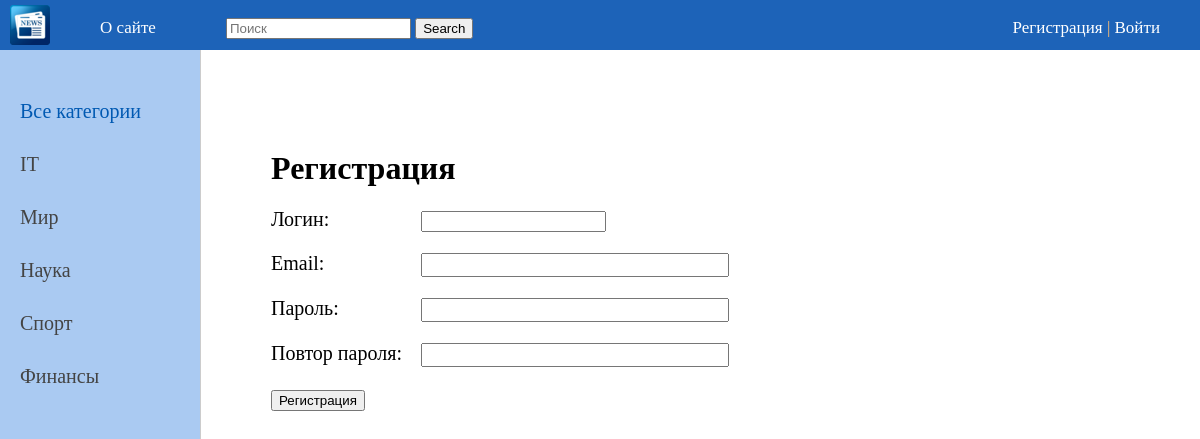
Screenshot of /register/ with the database file from the repository.
### newsapp/models.py (models this page shows, shortened)
class Category(models.Model):
    name = models.CharField(max_length=100, db_index=True, verbose_name="Категория")
    slug = models.SlugField(max_length=255, unique=True, db_index=True, verbose_name="URL")
    def get_absolute_url(self):
        return reverse('category', kwargs={'cat_slug': self.slug})
    class Meta:
        verbose_name = 'Категория'
        verbose_name_plural = 'Категории'
        ordering = ['id']

### newsapp/views.py (the view, shortened to what this page needs)
# urls.py: path('register/', RegisterUser.as_view(), name='register'),
class RegisterUser(DataMixin, CreateView):
    form_class = RegisterUserForm
    template_name = 'newsapp/register.html'
    success_url = reverse_lazy('login')
    def get_context_data(self, object_list=None , **kwargs):
        context = super().get_context_data(**kwargs)
        c_def = self.get_user_context(title= 'Регистрация')
        return dict(list(context.items()) + list(c_def.items()))

### newsapp/forms.py
class RegisterUserForm(UserCreationForm):
    username = forms.CharField(label='Логин', widget=forms.TextInput(attrs={'class' : 'forms-input'}))
    email = forms.EmailField(label='Email', widget=forms.EmailInput(attrs={'class' : 'form-input'}))
    password1 = forms.CharField(label='Пароль', widget=forms.PasswordInput(attrs={'class': 'form-input'}))
    password2 = forms.CharField(label='Повтор пароля', widget=forms.PasswordInput(attrs={'class': 'form-input'}))
    class Meta:
        model = User
        fields = ('username', 'email', 'password1', 'password2')

### newsapp/utils.py (called while the page is built)
    def get_user_context(self, **kwargs):
        context = kwargs
        cats = cache.get('cats')
        if not cats:
            cats = Category.objects.annotate(Count('post'))
            cache.set('cats',cats, 60)
        user_menu = menu.copy()
        if not self.request.user.is_authenticated:
            user_menu.pop(1)
        context['menu'] = user_menu
        context['cats'] = cats
        if 'cat_selected' not in context:
            context['cat_selected'] = 0
        return context

### newsapp/templates/newsapp/register.html (shortened to what this page needs)
{% extends 'newsapp/base.html' %}
{% block content %}
<h1>{{title}}</h1>
<form method="post">
{% for f in form %}
<p><label class="form-label" for="{{ f.id_for_label }}">{{f.label}}: </label>{{ f }}</p>
{% endfor %}
    <button type="submit">Регистрация</button>
</form>
{% endblock %}

### newsapp/templates/newsapp/base.html (shortened to what this page needs)
{% load static %}
{% load news_tags %}
<!DOCTYPE html>
<html>
<head>
	<link type="text/css" href="{% static 'newsapp/css/styles.css' %}" rel="stylesheet" />
</head>
<body>
<table class="table-page" border=0 cellpadding="0" cellspacing="0">
<tr><td valign=top>
{% block mainmenu %}
		<div class="header">
			<ul id="mainmenu" class="mainmenu">
			<li class="logo"><a href="{% url 'home' %}"><div class="logo"></div></a></li>
{% for m in menu %}
			<li><a href="{% url m.url_name %}">{{m.title}}</a></li>
{% endfor %}
								<li>		<form action="{% url 'home' %}" method="get">
    <input type="text" name="q" placeholder="Поиск">
    <button type="submit">Search</button>
</form></li>
				{% if request.user.is_authenticated %}
				<li class="last"> {{user.username}} | <a href="{% url 'logout' %}">Выйти</a></li>
				{% else %}
				<li class="last"><a href="{% url 'register' %}">Регистрация</a> | <a href="{% url 'login' %}">Войти</a></li>
				{% endif %}
			</ul>
		</div>
{% endblock mainmenu %}
<table class="table-content" border=0 cellpadding="0" cellspacing="0">
<tr>
	{% load cache %}
	<td valign="top" class="left-chapters">
	<ul id="leftchapters">
		{% cache 60 sidebar %}
{% if cat_selected == 0 %}
		<li class="selected">Все категории</li>
{% else %}
		<li><a href="{% url 'home' %}">Все категории</a></li>
{% endif %}
{% for c in cats %}
{% if c.post__count > 0 %}
	{% if c.pk == cat_selected %}
		<li class="selected">{{c.name}}</li>
	{% else %}
		<li><a href="{{ c.get_absolute_url }}">{{c.name}}</a></li>
	{% endif %}
{% endif %}
{% endfor %}
{% endcache %}
	</ul>
</td>
<td valign="top" class="content">
	<div class="content-text">
{% block content %}
{% endblock %}
	</div>
</td></tr></table>
</td></tr>
</table>
</body>
</html>

### newsapp/static/newsapp/css/styles.css (style rules this page uses)
html, body { font-family: 'cursive'; margin: 0; padding: 0; height: 100%; width: 100%; color: #444; }
a { color: #0059b2; text-decoration: none; }
.table-page { width: 100%; height: 100%; vertical-align: top; }
.table-page tr { height: 100%; }
.header { background: #1d63b8; height: 50px; }
.logo { background: url('../images/logo.png') no-repeat 10px 5px; width: 70px; height: 60px; }
ul.mainmenu { list-style: none; margin: 0; padding: 0; height: 60px; color: #fdc073; font-size: 17px; overflow: hidden; }
ul.mainmenu li { float: left; margin: 18px 40px 0 30px; }
ul.mainmenu li.logo { margin: 0; }
ul.mainmenu li.last { float: right; }
ul.mainmenu li a { color: #fff; text-decoration: none; }
.table-content { width: 100%; min-height: 100%; height: 100%; }
.left-chapters { margin: 0; background: #aacaf2; border-right: 1px solid #ccc; min-height: 100%; }
.left-chapters ul { width: 170px; min-height: 90%; margin: 0; padding: 20px 10px 10px 20px; list-style: none; font-size: 20px; }
.left-chapters ul li { margin: 30px 0 0 0; color: #999; }
.left-chapters ul li.selected { color: #0059b2; }
.left-chapters ul li a { color: #444; text-decoration: none; }
.content { padding: 40px 20px 20px 40px; width: 100%; box-sizing: border-box; }
.content-text { margin: 60px 0 0 30px; color: #000; font-size: 20px; font-family: Yandex Sans Display Light; }
.content-text h1 { font-size: 32px; }
.form-input { width: 300px; font-size: 16px; }
.form-label { display: inline-block; min-width: 150px; vertical-align: top; }

### rows the page displays
Category: name "IT"
Category: name "Мир"
Category: name "Наука"
Category: name "Спорт"
Category: name "Финансы"

### other values shown
{{ m.title }} "О сайте"
{{ title }} "Регистрация"
{{ f.label }} "Логин" "Email" "Пароль" "Повтор пароля"
